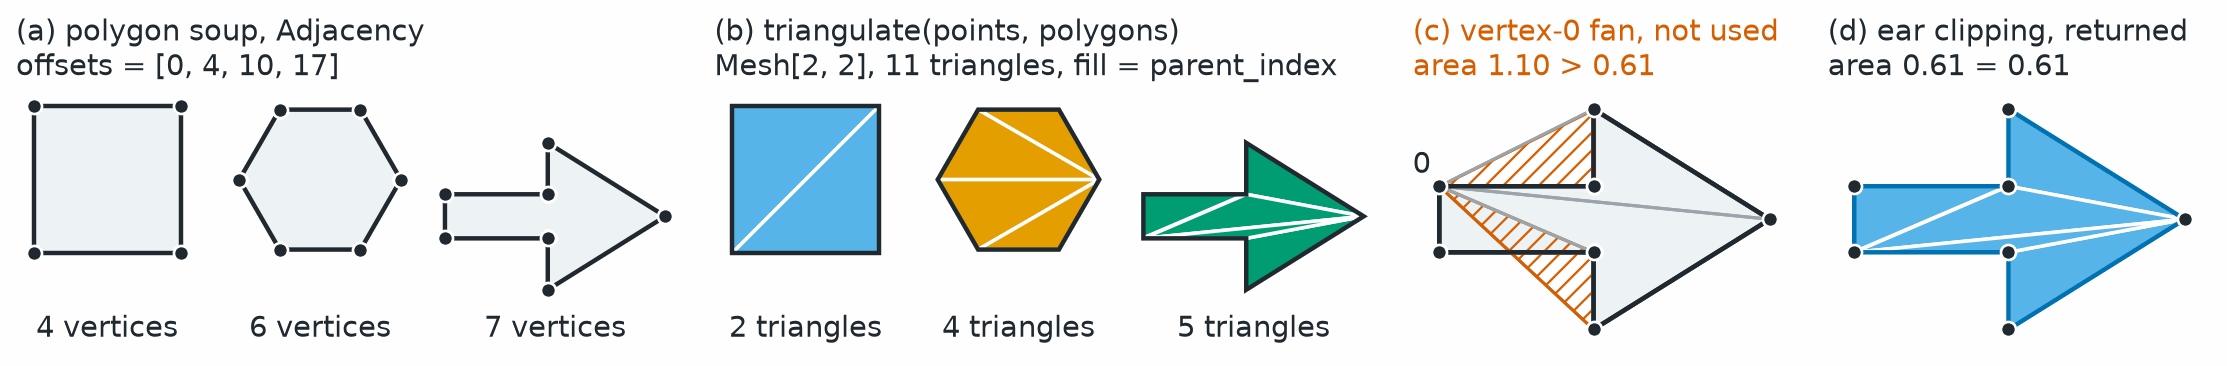

Write Python code to recreate this figure.
# SPDX-FileCopyrightText: Copyright (c) 2023 - 2026 NVIDIA CORPORATION & AFFILIATES.
# SPDX-FileCopyrightText: All rights reserved.
# SPDX-License-Identifier: Apache-2.0
#
# Licensed under the Apache License, Version 2.0 (the "License");
# you may not use this file except in compliance with the License.
# You may obtain a copy of the License at
#
# http://www.apache.org/licenses/LICENSE-2.0
#
# Unless required by applicable law or agreed to in writing, software
# distributed under the License is distributed on an "AS IS" BASIS,
# WITHOUT WARRANTIES OR CONDITIONS OF ANY KIND, either express or implied.
# See the License for the specific language governing permissions and
# limitations under the License.

"""Draw a polygon soup, its triangulation, and a vertex-0 fan against ear clipping."""

from pathlib import Path

import matplotlib.pyplot as plt
import numpy as np
import torch
from _style import (
    EDGE,
    FACE,
    FIXED,
    FOURTH,
    RESULT,
    SECOND,
    SECOND_FILL,
    TEXT,
    clean_axis,
    save,
)
from matplotlib.collections import PolyCollection
from matplotlib.patches import Polygon

from physicsnemo.mesh import Mesh
from physicsnemo.mesh.neighbors import Adjacency
from physicsnemo.mesh.tessellation import triangulate

OUTPUT = Path(__file__).parent / "tessellation_fan_vs_ear.png"

# One fill color per source polygon (parent_index 0, 1, 2).
PARENT_COLORS = (SECOND_FILL, FOURTH, FIXED)

QUAD = [(0.0, 0.0), (1.0, 0.0), (1.0, 1.0), (0.0, 1.0)]
HEXAGON = [
    (1.95 + 0.55 * np.cos(a), 0.5 + 0.55 * np.sin(a))
    for a in np.linspace(0.0, 2.0 * np.pi, 6, endpoint=False)
]
# A non-convex arrow. Vertex 0 sits on the shaft, so its fan leaves the polygon.
ARROW = [
    (2.8, 0.4),
    (3.5, 0.4),
    (3.5, 0.75),
    (4.3, 0.25),
    (3.5, -0.25),
    (3.5, 0.1),
    (2.8, 0.1),
]


def _shoelace(xy):
    """Signed area of a polygon ring."""

    x, y = xy[:, 0], xy[:, 1]
    return 0.5 * float(np.dot(x, np.roll(y, -1)) - np.dot(y, np.roll(x, -1)))


def _triangle_areas(xy, triangles):
    """Unsigned areas of triangles given by vertex index triples."""

    a, b, c = (xy[triangles[:, k]] for k in range(3))
    cross = (b[:, 0] - a[:, 0]) * (c[:, 1] - a[:, 1]) - (b[:, 1] - a[:, 1]) * (
        c[:, 0] - a[:, 0]
    )
    return 0.5 * np.abs(cross)


def _outline(axis, xy, color=TEXT, linewidth=2.0, fill="none"):
    """Draw one closed polygon outline."""

    axis.add_patch(
        Polygon(xy, closed=True, facecolor=fill, edgecolor=color, linewidth=linewidth)
    )


def _vertices(axis, xy):
    """Draw polygon vertices as white-rimmed dots."""

    axis.scatter(
        xy[:, 0],
        xy[:, 1],
        s=46,
        color=TEXT,
        edgecolor="white",
        linewidth=1.2,
        zorder=5,
        clip_on=False,
    )


def main():
    """Generate the documentation image."""

    rings = [np.array(r, dtype=np.float64) for r in (QUAD, HEXAGON, ARROW)]
    sizes = [len(r) for r in rings]
    points = torch.tensor(np.concatenate(rings), dtype=torch.float32)
    offsets = torch.tensor(np.concatenate([[0], np.cumsum(sizes)]))
    polygons = Adjacency(offsets=offsets, indices=torch.arange(int(offsets[-1])))
    cells, parent_index = triangulate(points, polygons)
    mesh = Mesh.from_polygons(points, polygons)
    xy = points.numpy().astype(np.float64)
    cells_np, parents_np = cells.numpy(), parent_index.numpy()

    # The arrow alone: a hand-built vertex-0 fan against what triangulate returns.
    arrow_xy = rings[2]
    k = len(arrow_xy)
    fan = np.array([[0, i, i + 1] for i in range(1, k - 1)])
    arrow_cells = cells_np[parents_np == 2] - int(offsets[2])
    polygon_area = abs(_shoelace(arrow_xy))
    fan_area = _triangle_areas(arrow_xy, fan).sum()
    ear_area = _triangle_areas(arrow_xy, arrow_cells).sum()
    # A fan triangle leaves the polygon when its orientation opposes the ring's.
    ring_sign = np.sign(_shoelace(arrow_xy))
    a, b, c = (arrow_xy[fan[:, j]] for j in range(3))
    fan_sign = np.sign(
        (b[:, 0] - a[:, 0]) * (c[:, 1] - a[:, 1])
        - (b[:, 1] - a[:, 1]) * (c[:, 0] - a[:, 0])
    )
    outside = fan_sign != ring_sign

    # The arrow panels zoom in 1.5 times. Their limits keep every panel equally tall.
    soup_limits = ((-0.12, 4.42), (-0.66, 1.12))
    zoom = 1.5
    arrow_limits = ((2.68, 4.42), (0.25 - 0.89 / zoom, 0.25 + 0.89 / zoom))
    soup_width = soup_limits[0][1] - soup_limits[0][0]
    arrow_width = zoom * (arrow_limits[0][1] - arrow_limits[0][0])
    figure, axes = plt.subplots(
        1,
        4,
        figsize=(14.0, 3.0),
        gridspec_kw={
            "width_ratios": [soup_width, soup_width, arrow_width, arrow_width]
        },
    )

    # (a) The polygon soup with its CSR offsets.
    axis = axes[0]
    for ring in rings:
        _outline(axis, ring, fill=FACE)
        _vertices(axis, ring)
    for ring, size in zip(rings, sizes, strict=True):
        cx = 0.5 * (ring[:, 0].min() + ring[:, 0].max())
        axis.text(cx, -0.42, f"{size} vertices", ha="center", va="top", color=TEXT)
    axis.set_title(
        f"(a) polygon soup, Adjacency\noffsets = {offsets.tolist()}", loc="left"
    )
    clean_axis(axis, soup_limits)

    # (b) triangulate: each triangle colored by its parent polygon.
    axis = axes[1]
    axis.add_collection(
        PolyCollection(
            xy[cells_np],
            facecolors=[PARENT_COLORS[p] for p in parents_np],
            edgecolors="white",
            linewidths=1.6,
        )
    )
    for ring in rings:
        _outline(axis, ring)
    for parent, ring in enumerate(rings):
        cx = 0.5 * (ring[:, 0].min() + ring[:, 0].max())
        count = int((parents_np == parent).sum())
        axis.text(cx, -0.42, f"{count} triangles", ha="center", va="top", color=TEXT)
    axis.set_title(
        f"(b) triangulate(points, polygons)\n"
        f"Mesh[{mesh.n_manifold_dims}, {mesh.n_spatial_dims}], {mesh.n_cells} triangles, "
        "fill = parent_index",
        loc="left",
    )
    clean_axis(axis, soup_limits)

    # (c) Vertex-0 fan, drawn by hand: the triangles outside the polygon are hatched.
    axis = axes[2]
    _outline(axis, arrow_xy, fill=FACE)
    for triangle, out in zip(fan, outside, strict=True):
        axis.add_patch(
            Polygon(
                arrow_xy[triangle],
                closed=True,
                facecolor="none",
                edgecolor=RESULT if out else EDGE,
                hatch="///" if out else None,
                linewidth=1.4,
            )
        )
    _outline(axis, arrow_xy)
    _vertices(axis, arrow_xy)
    axis.annotate(
        "0", arrow_xy[0], xytext=(-12, 6), textcoords="offset points", color=TEXT
    )
    axis.set_title(
        f"(c) vertex-0 fan, not used\narea {fan_area:.2f} > {polygon_area:.2f}",
        loc="left",
        color=RESULT,
    )
    clean_axis(axis, arrow_limits)

    # (d) Ear clipping, which triangulate returns for this polygon.
    axis = axes[3]
    axis.add_collection(
        PolyCollection(
            arrow_xy[arrow_cells],
            facecolors=SECOND_FILL,
            edgecolors="white",
            linewidths=1.6,
        )
    )
    _outline(axis, arrow_xy, color=SECOND)
    _vertices(axis, arrow_xy)
    axis.set_title(
        f"(d) ear clipping, returned\narea {ear_area:.2f} = {polygon_area:.2f}",
        loc="left",
    )
    clean_axis(axis, arrow_limits)

    figure.subplots_adjust(left=0.01, right=0.99, bottom=0.02, top=0.80, wspace=0.06)
    save(figure, OUTPUT, tight=True)


if __name__ == "__main__":
    main()
